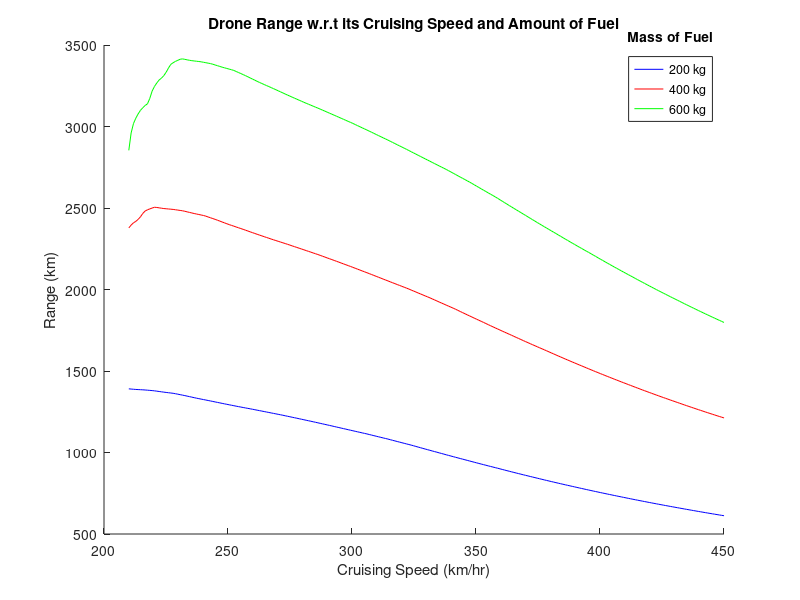

Source code (MATLAB):
clear;clc;close all

m_aircraft = 1600;              % kg; mass of aircraft without fuel & equipment
eff_actual_cycle = 0.430218;    % efficiency of actual cycle
m_fuel = [200 400 600];         % kg; mass of fuel
H_ethane = 47484;               % kJ/kg; heating value for ethane
g = 9.8;                        % m/s^2
v = linspace(210,450,256);                  % km/hr; cruising speed of drone
rho_air = 1.007;                % kg/m^3; density of air at 2000 m altitude
A = 10;                         % m^2; planform area of UAV wing

load coefficients_chart
alpha = coefficients_chart(:,1);   % selects every value in the column for angle of attack alpha
C_L = coefficients_chart(:,2);     % selects every value in the column for coeff of lift
C_D = coefficients_chart(:,3);     % selects every value in the column for coeff of drag

for i = 1:length(m_fuel)
    Q_released = m_fuel(i)*(H_ethane*1000);        % J; or kg*m^2/s^2; amount of energy from combustion
    lift = (m_fuel(i) + m_aircraft)*g;             % Newtons; or kg*m/s^2
    
    for j = 1:length(v)
        coeff_L(i,j) = (2*lift)/(rho_air*A*(v(j)/3.6).^(2));  % units cancel - checked;
        alpha_actual(i,j) = interp1(C_L,alpha,coeff_L(i,j));    % degrees; corresponds to the alpha for the given C_L in the table
        coeff_D(i,j) = interp1(alpha,C_D,alpha_actual(i,j));    % corresponds to the C_D for the given alpha in the table
        drag(i,j) = 0.5*rho_air*A*(v(j)^2)*coeff_D(i,j);        % Newtons; or kg*m/s^2
        range(i,j) = ((Q_released*eff_actual_cycle)./drag(i,j))/1000;  % kilometers
    end
end

hold on
plot(v,range(1,:),'b')  %   plotted seperately only so i could choose the colors
plot(v,range(2,:),'r')  %   could be plotted easier with plot(v,range)
plot(v,range(3,:),'g')
title('Drone Range w.r.t its Cruising Speed and Amount of Fuel')
xlabel('Cruising Speed (km/hr)')
ylabel('Range (km)')
legend('200 kg','400 kg','600 kg')
leg = legend('show');       %   adds a title to the legend
title(leg,'Mass of Fuel')   %   adds a title to the legend
